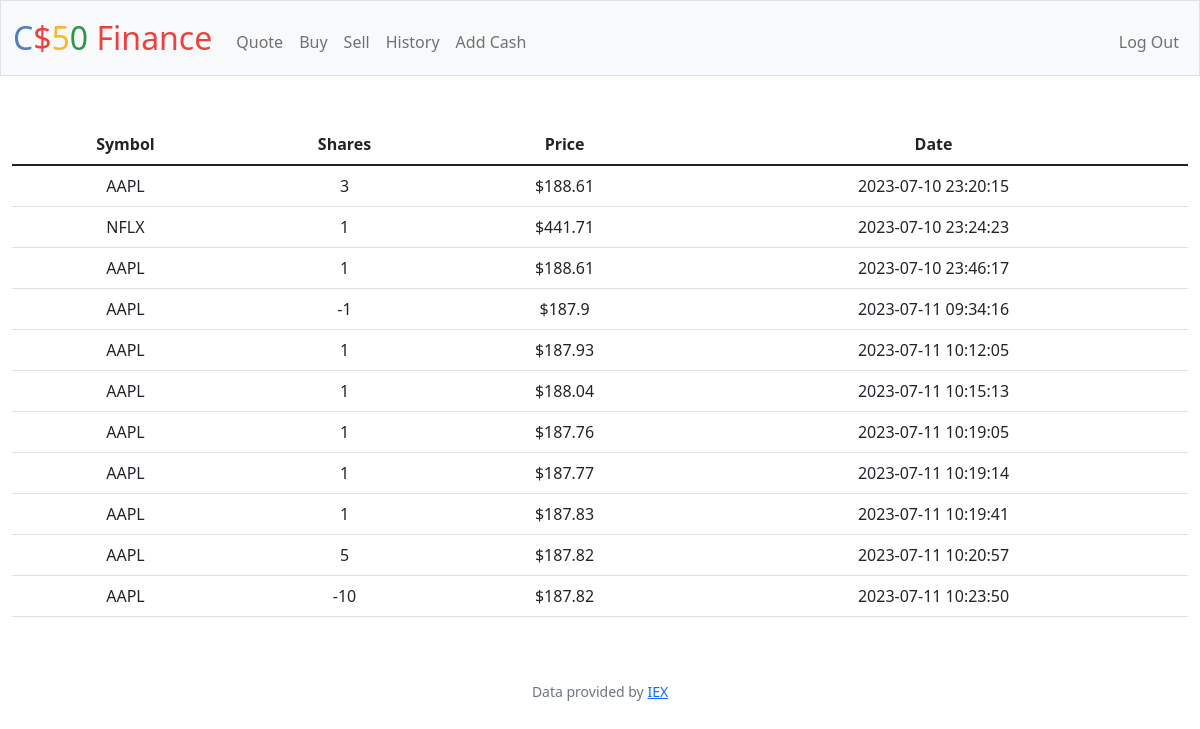
Screenshot of /history (signed in) with the database file from the repository.
### tables this page shows
CREATE TABLE 'transactions' ('id' INTEGER PRIMARY KEY AUTOINCREMENT NOT NULL, 'user_id' INTEGER, 'symbol' TEXT, 'shares' INTEGER, 'price' REAL, 'date' DATETIME);

### app.py (the view)
@app.route("/history")
@login_required
def history():
    user_id = session["user_id"]
    transactions_db = db.execute("SELECT * FROM transactions WHERE user_id = ?", user_id)
    return render_template("history.html", transactions=transactions_db)

### app.py (called while the page is built)
@app.after_request
def after_request(response):
    response.headers["Cache-Control"] = "no-cache, no-store, must-revalidate"
    response.headers["Expires"] = 0
    response.headers["Pragma"] = "no-cache"
    return response

### helpers.py (called while the page is built)
def login_required(f):
    @wraps(f)
    def decorated_function(*args, **kwargs):
        if session.get("user_id") is None:
            return redirect("/login")
        return f(*args, **kwargs)
    return decorated_function

### templates/history.html (shortened to what this page needs)
{% extends "layout.html" %}
{% block main %}
    <table class="table">
        <thead>
            <tr>
                <th scope="col">Symbol</th>
                <th scope="col">Shares</th>
                <th scope="col">Price</th>
                <th scope="col">Date</th>
            </tr>
        </thead>
        <tbody>
            {% for row in transactions %}
                <tr>
                    <td>{{ row["symbol"] }}</td>
                    <td>{{ row["shares"] }}</td>
                    <td>${{ row["price"] }}</td>
                    <td>{{ row["date"] }}</td>
                </tr>
            {% endfor %}
        </tbody>
    </table>
{% endblock %}

### templates/layout.html (shortened to what this page needs)
<!DOCTYPE html>
<html lang="en">
    <head>
        <link href="https://cdn.jsdelivr.net/npm/bootstrap@5.1.3/dist/css/bootstrap.min.css" rel="stylesheet">
        <link href="/static/styles.css" rel="stylesheet">
    </head>
    <body>
        <nav class="bg-light border navbar navbar-expand-md navbar-light">
            <div class="container-fluid">
                <a class="navbar-brand" href="/"><span class="blue">C</span><span class="red">$</span><span class="yellow">5</span><span class="green">0</span> <span class="red">Finance</span></a>
                <div class="collapse navbar-collapse" id="navbar">
                    {% if session["user_id"] %}
                        <ul class="navbar-nav me-auto mt-2">
                            <li class="nav-item"><a class="nav-link" href="/quote">Quote</a></li>
                            <li class="nav-item"><a class="nav-link" href="/buy">Buy</a></li>
                            <li class="nav-item"><a class="nav-link" href="/sell">Sell</a></li>
                            <li class="nav-item"><a class="nav-link" href="/history">History</a></li>
                            <li class="nav-item"><a class="nav-link" href="/add_cash">Add Cash</a></li>
                        </ul>
                        <ul class="navbar-nav ms-auto mt-2">
                            <li class="nav-item"><a class="nav-link" href="/logout">Log Out</a></li>
                        </ul>
                    {% else %}
                        <ul class="navbar-nav ms-auto mt-2">
                            <li class="nav-item"><a class="nav-link" href="/register">Register</a></li>
                            <li class="nav-item"><a class="nav-link" href="/login">Log In</a></li>
                        </ul>
                    {% endif %}
                </div>
            </div>
        </nav>
        <main class="container-fluid py-5 text-center">
            {% block main %}{% endblock %}
        </main>
        <footer class="mb-5 small text-center text-muted">
            Data provided by <a href="https://iexcloud.io/">IEX</a>
        </footer>
    </body>
</html>

### static/styles.css (style rules this page uses)
nav .navbar-brand { font-size: xx-large; }
nav .navbar-brand .blue { color: #537fbe; }
nav .navbar-brand .red { color: #ea433b; }
nav .navbar-brand .yellow { color: #f5b82e; }
nav .navbar-brand .green { color: #2e944b; }

### rows the page displays
transactions: symbol "AAPL", shares "3", price "188.61", date "2023-07-10 23:20:15"
transactions: symbol "NFLX", shares "1", price "441.71", date "2023-07-10 23:24:23"
transactions: symbol "AAPL", shares "1", price "188.61", date "2023-07-10 23:46:17"
transactions: symbol "AAPL", shares "-1", price "187.9", date "2023-07-11 09:34:16"
transactions: symbol "AAPL", shares "1", price "187.93", date "2023-07-11 10:12:05"
transactions: symbol "AAPL", shares "1", price "188.04", date "2023-07-11 10:15:13"
transactions: symbol "AAPL", shares "1", price "187.76", date "2023-07-11 10:19:05"
transactions: symbol "AAPL", shares "1", price "187.77", date "2023-07-11 10:19:14"
transactions: symbol "AAPL", shares "1", price "187.83", date "2023-07-11 10:19:41"
transactions: symbol "AAPL", shares "5", price "187.82", date "2023-07-11 10:20:57"
transactions: symbol "AAPL", shares "-10", price "187.82", date "2023-07-11 10:23:50"
